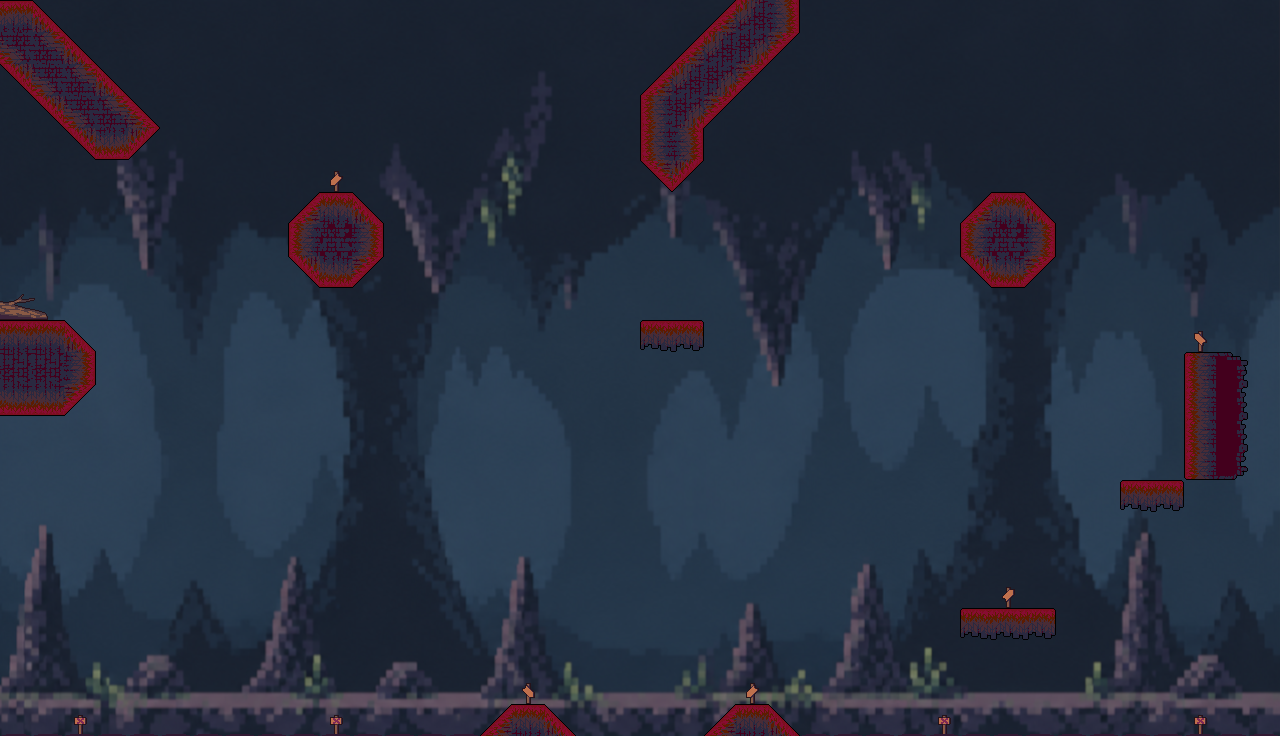

This is a level from a 2D game, rendered from its Tiled map with the project's own tilesets. A one-line summary and the complete map file follow:
An orthogonal 40x23 tile map with 32x32 px tiles, 2 tile layers (Capa de patrones 2, Platforms), 6 tilesets, 1 image layer.

<map version="1.10" tiledversion="1.12.1" orientation="orthogonal" renderorder="right-down" width="40" height="23" tilewidth="32" tileheight="32" infinite="0" nextlayerid="4" nextobjectid="1">
 <tileset firstgid="1" source="Tileset_infierno.tsx" />
 <tileset firstgid="97" source="Tileset_Tierra_.tsx" />
 <tileset firstgid="193" source="CartelAbajo.tsx" />
 <tileset firstgid="194" source="Tileset_Infierno_girado.tsx" />
 <tileset firstgid="290" source="Decoracion/Señales.tsx" />
 <tileset firstgid="302" source="Decoracion/Troncos.tsx" />
 <imagelayer id="2" name="Capa de Imagen 1">
  <image source="../Mapas/Tierra abajo.png" width="1280" height="736" />
 </imagelayer>
 <layer id="3" name="Capa de patrones 2" width="40" height="23">
  <data encoding="csv">
0,0,0,0,0,0,0,0,0,0,0,0,0,0,0,0,0,0,0,0,0,0,0,0,0,0,0,0,0,0,0,0,0,0,0,0,0,0,0,0,
0,0,0,0,0,0,0,0,0,0,0,0,0,0,0,0,0,0,0,0,0,0,0,0,0,0,0,0,0,0,0,0,0,0,0,0,0,0,0,0,
0,0,0,0,0,0,0,0,0,0,0,0,0,0,0,0,0,0,0,0,0,0,0,0,0,0,0,0,0,0,0,0,0,0,0,0,0,0,0,0,
0,0,0,0,0,0,0,0,0,0,0,0,0,0,0,0,0,0,0,0,0,0,0,0,0,0,0,0,0,0,0,0,0,0,0,0,0,0,0,0,
0,0,0,0,0,0,0,0,0,0,0,0,0,0,0,0,0,0,0,0,0,0,0,0,0,0,0,0,0,0,0,0,0,0,0,0,0,0,0,0,
0,0,0,0,0,0,0,0,0,0,299,0,0,0,0,0,0,0,0,0,0,0,0,0,0,0,0,0,0,0,0,0,0,0,0,0,0,0,0,0,
0,0,0,0,0,0,0,0,0,0,0,0,0,0,0,0,0,0,0,0,0,0,0,0,0,0,0,0,0,0,0,0,0,0,0,0,0,0,0,0,
0,0,0,0,0,0,0,0,0,0,0,0,0,0,0,0,0,0,0,0,0,0,0,0,0,0,0,0,0,0,0,0,0,0,0,0,0,0,0,0,
0,0,0,0,0,0,0,0,0,0,0,0,0,0,0,0,0,0,0,0,0,0,0,0,0,0,0,0,0,0,0,0,0,0,0,0,0,0,0,0,
332,333,0,0,0,0,0,0,0,0,0,0,0,0,0,0,0,0,0,0,0,0,0,0,0,0,0,0,0,0,0,0,0,0,0,0,0,0,0,0,
0,0,0,0,0,0,0,0,0,0,0,0,0,0,0,0,0,0,0,0,0,0,0,0,0,0,0,0,0,0,0,0,0,0,0,0,0,296,0,0,
0,0,0,0,0,0,0,0,0,0,0,0,0,0,0,0,0,0,0,0,0,0,0,0,0,0,0,0,0,0,0,0,0,0,0,0,0,0,0,0,
0,0,0,0,0,0,0,0,0,0,0,0,0,0,0,0,0,0,0,0,0,0,0,0,0,0,0,0,0,0,0,0,0,0,0,0,0,0,0,0,
0,0,0,0,0,0,0,0,0,0,0,0,0,0,0,0,0,0,0,0,0,0,0,0,0,0,0,0,0,0,0,0,0,0,0,0,0,0,0,0,
0,0,0,0,0,0,0,0,0,0,0,0,0,0,0,0,0,0,0,0,0,0,0,0,0,0,0,0,0,0,0,0,0,0,0,0,0,0,0,0,
0,0,0,0,0,0,0,0,0,0,0,0,0,0,0,0,0,0,0,0,0,0,0,0,0,0,0,0,0,0,0,0,0,0,0,0,0,0,0,0,
0,0,0,0,0,0,0,0,0,0,0,0,0,0,0,0,0,0,0,0,0,0,0,0,0,0,0,0,0,0,0,0,0,0,0,0,0,0,0,0,
0,0,0,0,0,0,0,0,0,0,0,0,0,0,0,0,0,0,0,0,0,0,0,0,0,0,0,0,0,0,0,0,0,0,0,0,0,0,0,0,
0,0,0,0,0,0,0,0,0,0,0,0,0,0,0,0,0,0,0,0,0,0,0,0,0,0,0,0,0,0,0,295,0,0,0,0,0,0,0,0,
0,0,0,0,0,0,0,0,0,0,0,0,0,0,0,0,0,0,0,0,0,0,0,0,0,0,0,0,0,0,0,0,0,0,0,0,0,0,0,0,
0,0,0,0,0,0,0,0,0,0,0,0,0,0,0,0,0,0,0,0,0,0,0,0,0,0,0,0,0,0,0,0,0,0,0,0,0,0,0,0,
0,0,0,0,0,0,0,0,0,0,0,0,0,0,0,0,297,0,0,0,0,0,0,299,0,0,0,0,0,0,0,0,0,0,0,0,0,0,0,0,
0,0,298,0,0,0,0,0,0,0,298,0,0,0,0,0,0,0,0,0,0,0,0,0,0,0,0,0,0,298,0,0,0,0,0,0,0,298,0,0
</data>
 </layer>
 <layer id="1" name="Platforms" width="40" height="23">
  <data encoding="csv">
2147483650,2147483691,0,0,0,0,0,0,0,0,0,0,0,0,0,0,0,0,0,0,0,0,536870955,2147483702,3758096386,0,0,0,0,0,0,0,0,0,0,0,0,0,0,0,
536870966,3758096438,2147483691,0,0,0,0,0,0,0,0,0,0,0,0,0,0,0,0,0,0,536870955,2147483702,1073741878,3758096427,0,0,0,0,0,0,0,0,0,0,0,0,0,0,0,
1073741867,536870966,3758096438,2147483691,0,0,0,0,0,0,0,0,0,0,0,0,0,0,0,0,536870955,2147483702,1073741878,3758096427,0,0,0,0,0,0,0,0,0,0,0,0,0,0,0,0,
0,1073741867,536870966,3758096438,3758096426,0,0,0,0,0,0,0,0,0,0,0,0,0,0,0,536870914,1073741878,3758096427,0,0,0,0,0,0,0,0,0,0,0,0,0,0,0,0,0,
0,0,1073741867,1073741826,1073741866,0,0,0,0,0,0,0,0,0,0,0,0,0,0,0,536870914,3758096386,0,0,0,0,0,0,0,0,0,0,0,0,0,0,0,0,0,0,
0,0,0,0,0,0,0,0,0,0,0,0,0,0,0,0,0,0,0,0,536870954,1073741866,0,0,0,0,0,0,0,0,0,0,0,0,0,0,0,0,0,0,
0,0,0,0,0,0,0,0,0,1610612778,2,42,0,0,0,0,0,0,0,0,0,0,0,0,0,0,0,0,0,0,1610612778,2,42,0,0,0,0,0,0,0,
0,0,0,0,0,0,0,0,0,3221225681,198,209,0,0,0,0,0,0,0,0,0,0,0,0,0,0,0,0,0,0,3221225681,198,209,0,0,0,0,0,0,0,
0,0,0,0,0,0,0,0,0,3221225514,3221225474,2684354602,0,0,0,0,0,0,0,0,0,0,0,0,0,0,0,0,0,0,3221225514,3221225474,2684354602,0,0,0,0,0,0,0,
0,0,0,0,0,0,0,0,0,0,0,0,0,0,0,0,0,0,0,0,0,0,0,0,0,0,0,0,0,0,0,0,0,0,0,0,0,0,0,0,
2,2,42,0,0,0,0,0,0,0,0,0,0,0,0,0,0,0,0,0,49,51,0,0,0,0,0,0,0,0,0,0,0,0,0,0,0,0,0,0,
24,24,2684354562,0,0,0,0,0,0,0,0,0,0,0,0,0,0,0,0,0,0,0,0,0,0,0,0,0,0,0,0,0,0,0,0,0,0,3221225689,1610612794,0,
3221225474,3221225474,2684354602,0,0,0,0,0,0,0,0,0,0,0,0,0,0,0,0,0,0,0,0,0,0,0,0,0,0,0,0,0,0,0,0,0,0,3221225681,3221225733,0,
0,0,0,0,0,0,0,0,0,0,0,0,0,0,0,0,0,0,0,0,0,0,0,0,0,0,0,0,0,0,0,0,0,0,0,0,0,3221225681,3221225733,0,
0,0,0,0,0,0,0,0,0,0,0,0,0,0,0,0,0,0,0,0,0,0,0,0,0,0,0,0,0,0,0,0,0,0,0,0,0,3221225673,3221225725,0,
0,0,0,0,0,0,0,0,0,0,0,0,0,0,0,0,0,0,0,0,0,0,0,0,0,0,0,0,0,0,0,0,0,0,0,49,51,0,0,0,
0,0,0,0,0,0,0,0,0,0,0,0,0,0,0,0,0,0,0,0,0,0,0,0,0,0,0,0,0,0,0,0,0,0,0,0,0,0,0,0,
0,0,0,0,0,0,0,0,0,0,0,0,0,0,0,0,0,0,0,0,0,0,0,0,0,0,0,0,0,0,0,0,0,0,0,0,0,0,0,0,
0,0,0,0,0,0,0,0,0,0,0,0,0,0,0,0,0,0,0,0,0,0,0,0,0,0,0,0,0,0,0,0,0,0,0,0,0,0,0,0,
0,0,0,0,0,0,0,0,0,0,0,0,0,0,0,0,0,0,0,0,0,0,0,0,0,0,0,0,0,0,49,50,51,0,0,0,0,0,0,0,
0,0,0,0,0,0,0,0,0,0,0,0,0,0,0,0,0,0,0,0,0,0,0,0,0,0,0,0,0,0,0,0,0,0,0,0,0,0,0,0,
0,0,0,0,0,0,0,0,0,0,0,0,0,0,0,0,0,0,0,0,0,0,0,0,0,0,0,0,0,0,0,0,0,0,0,0,0,0,0,0,
186,186,186,186,186,186,186,186,186,186,186,186,186,186,186,1610612778,2,42,0,0,0,0,1610612778,2,42,186,186,186,186,186,186,186,186,186,186,186,186,186,186,186
</data>
 </layer>
</map>
